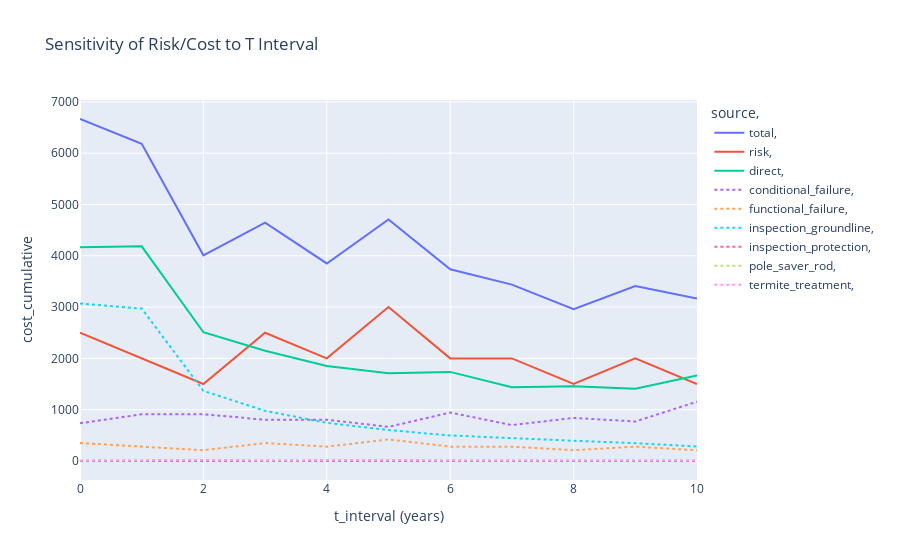

Notebook code for this chart:
### Code cell
comp.expected_sensitivity(var_id, lower, upper, step_size, n_iterations, t_end)
clear_output()
comp.plot_sens(var_id=var_id, y_axis='cost_cumulative')

### Figure 1 — Plotly figure (JSON) as saved in the notebook; plotly's stock layout.template omitted (floating-point values rounded to 4 significant figures)
{"data": [{"hovertemplate": "source=total<br> =   <br>t_interval=%{x}<br>cost_cumulative=%{y}<extra></extra>", "legendgroup": "total,    ", "line": {"color": "#636EFA", "dash": "solid"}, "mode": "lines", "name": "total,    ", "orientation": "v", "showlegend": true, "type": "scatter", "x": [0, 1, 2, 3, 4, 5, 6, 7, 8, 9, 10], "xaxis": "x", "y": [6666, 6184.0, 4010.0, 4648.0, 3850.0, 4708.0, 3737, 3438, 2958.0, 3410.0, 3165], "yaxis": "y"}, {"hovertemplate": "source=risk<br> =   <br>t_interval=%{x}<br>cost_cumulative=%{y}<extra></extra>", "legendgroup": "risk,    ", "line": {"color": "#EF553B", "dash": "solid"}, "mode": "lines", "name": "risk,    ", "orientation": "v", "showlegend": true, "type": "scatter", "x": [0, 1, 2, 3, 4, 5, 6, 7, 8, 9, 10], "xaxis": "x", "y": [2500, 2000, 1500, 2500, 2000, 3000, 2000, 2000, 1500, 2000, 1500], "yaxis": "y"}, {"hovertemplate": "source=direct<br> =   <br>t_interval=%{x}<br>cost_cumulative=%{y}<extra></extra>", "legendgroup": "direct,    ", "line": {"color": "#00CC96", "dash": "solid"}, "mode": "lines", "name": "direct,    ", "orientation": "v", "showlegend": true, "type": "scatter", "x": [0, 1, 2, 3, 4, 5, 6, 7, 8, 9, 10], "xaxis": "x", "y": [4166, 4184.0, 2510.0, 2148.0, 1850.0, 1708.0, 1737, 1438, 1458.0, 1410.0, 1665], "yaxis": "y"}, {"hovertemplate": "source=conditional_failure<br> =  <br>t_interval=%{x}<br>cost_cumulative=%{y}<extra></extra>", "legendgroup": "conditional_failure,   ", "line": {"color": "#AB63FA", "dash": "dot"}, "mode": "lines", "name": "conditional_failure,   ", "orientation": "v", "showlegend": true, "type": "scatter", "x": [0, 1, 2, 3, 4, 5, 6, 7, 8, 9, 10], "xaxis": "x", "y": [735, 910, 910, 805, 805, 665, 945, 700, 840, 770, 1155], "yaxis": "y"}, {"hovertemplate": "source=functional_failure<br> =  <br>t_interval=%{x}<br>cost_cumulative=%{y}<extra></extra>", "legendgroup": "functional_failure,   ", "line": {"color": "#FFA15A", "dash": "dot"}, "mode": "lines", "name": "functional_failure,   ", "orientation": "v", "showlegend": true, "type": "scatter", "x": [0, 1, 2, 3, 4, 5, 6, 7, 8, 9, 10], "xaxis": "x", "y": [350, 280, 210, 350, 280, 420, 280, 280, 210, 280, 210], "yaxis": "y"}, {"hovertemplate": "source=inspection_groundline<br> =  <br>t_interval=%{x}<br>cost_cumulative=%{y}<extra></extra>", "legendgroup": "inspection_groundline,   ", "line": {"color": "#19D3F3", "dash": "dot"}, "mode": "lines", "name": "inspection_groundline,   ", "orientation": "v", "showlegend": true, "type": "scatter", "x": [0, 1, 2, 3, 4, 5, 6, 7, 8, 9, 10], "xaxis": "x", "y": [3070, 2972.0, 1368.0, 977.5, 743.5, 602.5, 498, 441, 394.5, 346.5, 283], "yaxis": "y"}, {"hovertemplate": "source=inspection_protection<br> =  <br>t_interval=%{x}<br>cost_cumulative=%{y}<extra></extra>", "legendgroup": "inspection_protection,   ", "line": {"color": "#FF6692", "dash": "dot"}, "mode": "lines", "name": "inspection_protection,   ", "orientation": "v", "showlegend": true, "type": "scatter", "x": [0, 1, 2, 3, 4, 5, 6, 7, 8, 9, 10], "xaxis": "x", "y": [0, 0, 0, 0, 0, 0, 0, 0, 0, 0, 0], "yaxis": "y"}, {"hovertemplate": "source=pole_saver_rod<br> =  <br>t_interval=%{x}<br>cost_cumulative=%{y}<extra></extra>", "legendgroup": "pole_saver_rod,   ", "line": {"color": "#B6E880", "dash": "dot"}, "mode": "lines", "name": "pole_saver_rod,   ", "orientation": "v", "showlegend": true, "type": "scatter", "x": [0, 1, 2, 3, 4, 5, 6, 7, 8, 9, 10], "xaxis": "x", "y": [null, null, null, null, null, null, null, null, null, null, null], "yaxis": "y"}, {"hovertemplate": "source=termite_treatment<br> =  <br>t_interval=%{x}<br>cost_cumulative=%{y}<extra></extra>", "legendgroup": "termite_treatment,   ", "line": {"color": "#FF97FF", "dash": "dot"}, "mode": "lines", "name": "termite_treatment,   ", "orientation": "v", "showlegend": true, "type": "scatter", "x": [0, 1, 2, 3, 4, 5, 6, 7, 8, 9, 10], "xaxis": "x", "y": [11, 22, 22, 15, 22, 21, 14, 17, 13, 13, 17], "yaxis": "y"}], "layout": {"legend": {"title": {"text": "source,  "}, "tracegroupgap": 0}, "title": {"text": "Sensitivity of Risk/Cost to T Interval"}, "xaxis": {"anchor": "y", "automargin": true, "domain": [0, 1], "title": {"text": "t_interval (years)"}}, "yaxis": {"anchor": "x", "automargin": true, "domain": [0, 1], "title": {"text": "cost_cumulative"}}}}
